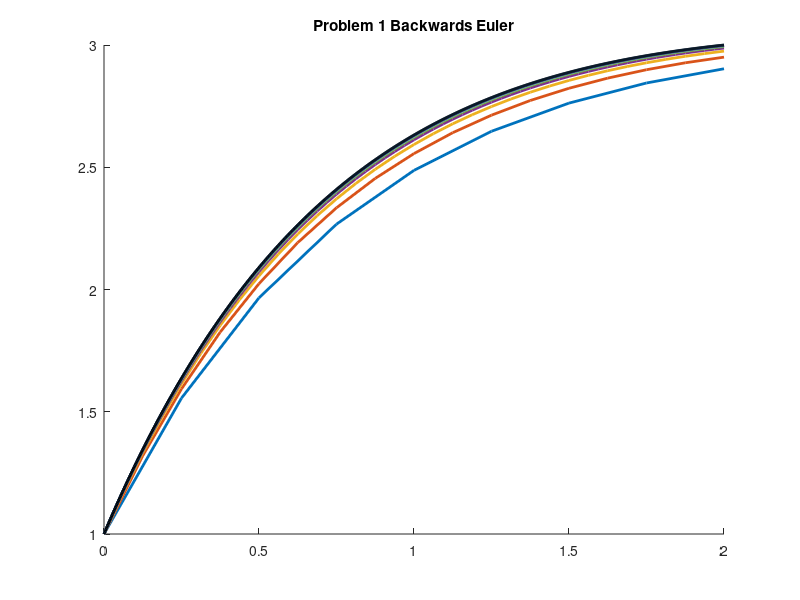

Here is the MATLAB script that generated this plot: (Note: this script raises an error after producing the figure.)
function main()
    N_values = [8, 16, 32, 64, 128, 256, 512, 1024];
    T = 2;

    figure(1); hold on
    
    for i = 1:length(N_values)
        N = N_values(i);
        [t, y_be, y_ex] = run(N, T);
        plot(t, y_be, 'linewidth', 2);
        y_be(end); %To get correct answer for part b, must replace one of the N values with 64 to get a k of 1/32. Otherwise, the N values are 32, 128
        error = y_be(end) - 3;
        error 
    end
    % Plot exact solution
    plot(t, y_ex(t), 'k-', 'linewidth', 2);
    title("Problem 1 Backwards Euler")
    subtitle("Numerical Result for k=1/16 and k=1/32")
    xlabel('t'); ylabel('y(t)');
    legend('k = 1/16', 'k = 1/32', 'Exact solution');
    
    hold off
end

function [t, y_be, y_ex] = run(N, T)
    k = T/N;
    t = 0:k:T;
    y_be = zeros(1, N+1);
    y_be(1) = 1;

    for n = 1:N
        y_be(n+1) = (y_be(n) + 3 * k + k * exp(-t(n+1))) / (1 + k);
    end
    y_ex =@(x) t.*exp(-t) -2.*exp(-t) + 3;
end


